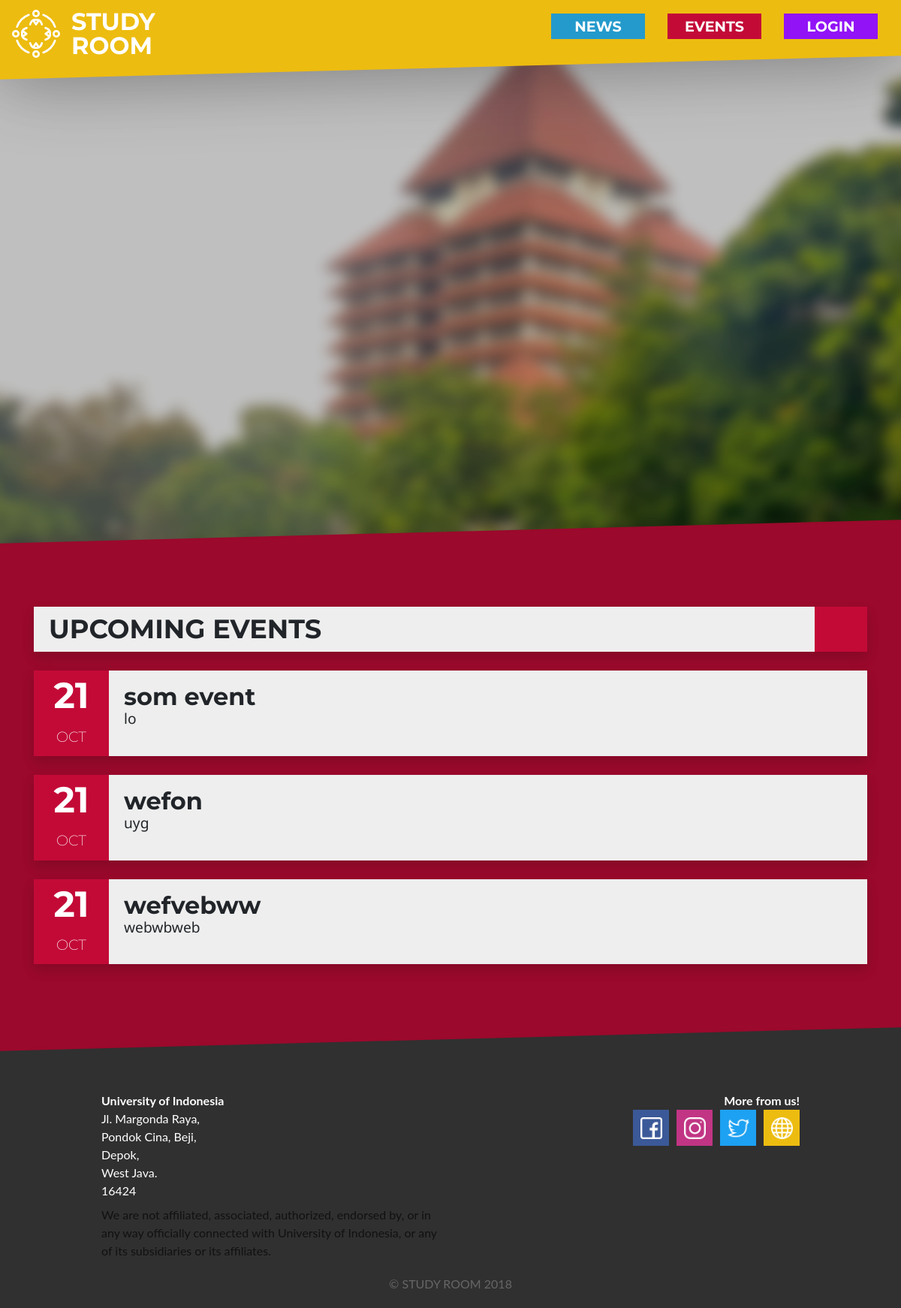
Screenshot of /event/ with the database file from the repository.
### event/models.py (models this page shows, shortened)
class Event(models.Model):
    name = models.CharField(max_length=30, blank=False, null=True)
    date = models.DateField()
    location = models.CharField(max_length=50, blank=False, null=True)
    description = models.CharField(max_length=200, blank=False, null=True)
    participant_user = models.ManyToManyField(User, blank=True)

### event/views.py (the view)
# urls.py: path('', views.event, name ="event"),
def event(request):
    response = {
        'all_event': Event.objects.all().order_by("date"),
    }
    return render(request, 'event.html', response)

### templates/event.html (shortened to what this page needs)
{% extends '_base.html' %}
{% load static %}
{% block content %}
<section id="parallax">
    <div class="parallax-background"></div>
    <div class="parallax-text">
        <h1>EVENTS</h1>
    </div>
</section>
<section id="event" slant>
    <div class="event-container container">
        <div class="card shadow">
            <div class="card-flex">
                <h3 class="card-title title-bar">UPCOMING EVENTS</h3>
                <div class="header-colorbox color-event"></div>
            </div>
        </div>
        {% for event in all_event %}
        <div class="row">
            <div class="col-lg-12">
                <div class="card clickable-card event-card shadow" data-toggle="modal" data-target="#modal-event-{{ event.id }}">
                    <div class="card-flex">
                        <div class="content-colorbox color-event">
                            <div class="event-date">
                                <p>{{ event.date.day }}</p>
                            </div>
                            <div class="event-month">
                                <p>{{ event.date|date:'b'|upper }}</p>
                            </div>
                        </div>
                        <div class="card-body">
                            <h5 class="card-title news-title">
                                {{ event.name }}
                            </h5>
                            <div class="card-text news-content">
                                {{ event.location }}
                            </div>
                        </div>
                    </div>
                </div>
            </div>
        </div>
        {% endfor %}
    </div>
</section>
{% endblock %}

### static/css/style.css (style rules this page uses)
body { margin: 0; padding: 0; background: #303030; }
p { word-wrap: break-word; overflow-wrap: break-word; hyphens: auto; }
*[slant] { padding: 100px 0; transform: skew(0deg, -1.5deg) translateY(-120px); }
*[slant] > * { transform: skew(0deg, 1.5deg); }
.color-event { background: #C30A37; transition: 0.3s }
.card-flex { display: inline-flex; justify-content: space-between; }
.content-colorbox { height: inherit; width: 100px; min-width: 100px }
.header-colorbox { height: inherit; width: 70px; min-width: 70px; }
.card { border-radius: 0px; border-width: 0; background-color: #eee; }
.card-title { font-size: 2em; font-family: 'Montserrat', sans-serif; font-weight:700; line-height: 30px; }
.card-body { overflow-x: hidden; }
.title-bar { font-size: 2.2em; margin: 0; padding: 15px 20px; }
#parallax { background: white; overflow: hidden; padding-bottom: 28px; }
.parallax-text { position: absolute; top: 45%; width:100%; text-align:center; color:white; font-weight:bold; background: transparent; pointer-events: none; font-family: 'Montserrat', sans-serif; }
.parallax-text h1 { font-size: 100px; line-height: 80px; font-weight:700; }
.parallax-background { position:relative; background-position:center; background-size:cover; background-repeat:no-repeat; background-attachment:fixed; background-image: url('/static/img/ui.jpg'); min-height:100%; opacity: 1; filter: blur(0.5rem) brightness(0.75); overflow-x: hidden; transform: scale3d(1.1, 1.1, 1.1); transition: 0.3s; }
#event { background: #9B092C; }
.news-title { margin: 0; }
.news-content { font-family: 'Noto Sans', sans-serif; font-size: 1.2em; }
.news-card, .event-card { margin-top: 25px; }
.event-date { color: white; font-size: 3em; font-family: 'Montserrat', sans-serif; font-weight:700; text-align: center; margin-bottom: 0; line-height: 1.2em; padding-top: 5px; }
.event-month { margin-top: 0; color: white; font-size: 1.2em; font-family: 'Montserrat', sans-serif; font-weight: 200; text-align: center; line-height: 1em; }
.clickable-card { box-shadow: 0 4px 8px 0 rgba(0,0,0,0); transform: scale3d(1,1,1); transition: 0.15s; cursor: pointer; }

### rows the page displays
Event: date.day "21", date "OCT", name "som event", location "lo"
Event: date.day "21", date "OCT", name "wefon", location "uyg"
Event: date.day "21", date "OCT", name "wefvebww", location "webwbweb"
